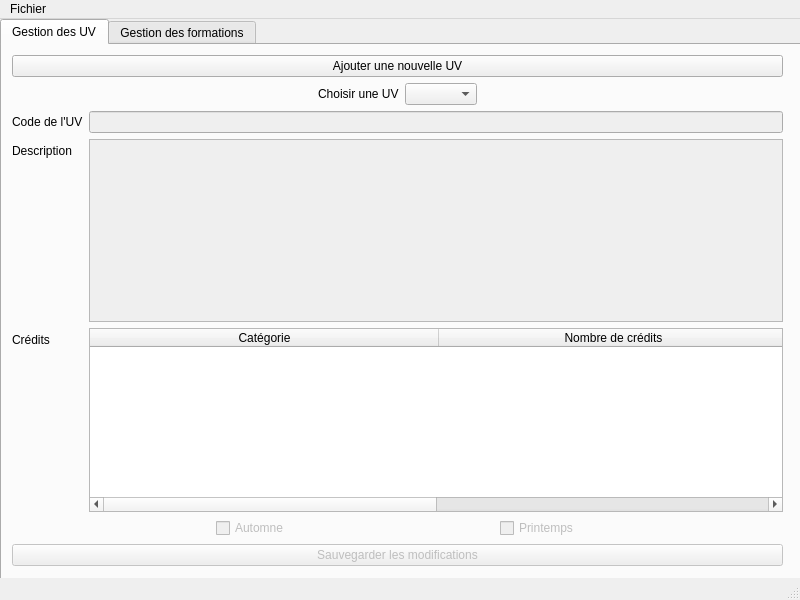
<?xml version="1.0" encoding="UTF-8"?>
<ui version="4.0">
 <class>MainWindow</class>
 <widget class="QMainWindow" name="MainWindow">
  <property name="geometry">
   <rect>
    <x>0</x>
    <y>0</y>
    <width>800</width>
    <height>600</height>
   </rect>
  </property>
  <property name="windowTitle">
   <string>UTProfiler - Par Clément Fichmann et Alexandre Keil</string>
  </property>
  <widget class="QWidget" name="centralwidget">
   <widget class="QTabWidget" name="mainTabWidget">
    <property name="geometry">
     <rect>
      <x>0</x>
      <y>0</y>
      <width>801</width>
      <height>581</height>
     </rect>
    </property>
    <property name="currentIndex">
     <number>0</number>
    </property>
    <widget class="QWidget" name="uvTab">
     <attribute name="title">
      <string>Gestion des UV</string>
     </attribute>
     <widget class="QWidget" name="verticalLayoutWidget">
      <property name="geometry">
       <rect>
        <x>10</x>
        <y>10</y>
        <width>771</width>
        <height>511</height>
       </rect>
      </property>
      <layout class="QVBoxLayout" name="mainLayout">
       <item>
        <widget class="QPushButton" name="btnAjouterUV">
         <property name="text">
          <string>Ajouter une nouvelle UV</string>
         </property>
        </widget>
       </item>
       <item>
        <layout class="QHBoxLayout" name="horizontalLayout">
         <item>
          <spacer name="horizontalSpacer_5">
           <property name="orientation">
            <enum>Qt::Horizontal</enum>
           </property>
           <property name="sizeHint" stdset="0">
            <size>
             <width>40</width>
             <height>20</height>
            </size>
           </property>
          </spacer>
         </item>
         <item>
          <widget class="QLabel" name="lblChoixUV">
           <property name="text">
            <string>Choisir une UV</string>
           </property>
          </widget>
         </item>
         <item>
          <widget class="QComboBox" name="listUV">
           <property name="currentIndex">
            <number>-1</number>
           </property>
          </widget>
         </item>
         <item>
          <spacer name="horizontalSpacer_4">
           <property name="orientation">
            <enum>Qt::Horizontal</enum>
           </property>
           <property name="sizeHint" stdset="0">
            <size>
             <width>40</width>
             <height>20</height>
            </size>
           </property>
          </spacer>
         </item>
        </layout>
       </item>
       <item>
        <layout class="QFormLayout" name="formLayout">
         <property name="fieldGrowthPolicy">
          <enum>QFormLayout::AllNonFixedFieldsGrow</enum>
         </property>
         <item row="0" column="0">
          <widget class="QLabel" name="lblCode">
           <property name="text">
            <string>Code de l'UV</string>
           </property>
          </widget>
         </item>
         <item row="0" column="1">
          <widget class="QLineEdit" name="txtCodeUV">
           <property name="enabled">
            <bool>false</bool>
           </property>
          </widget>
         </item>
         <item row="1" column="0">
          <widget class="QLabel" name="lblDescription">
           <property name="text">
            <string>Description</string>
           </property>
          </widget>
         </item>
         <item row="1" column="1">
          <widget class="QTextEdit" name="txtDescription">
           <property name="enabled">
            <bool>false</bool>
           </property>
          </widget>
         </item>
         <item row="2" column="0">
          <widget class="QLabel" name="lblCredits">
           <property name="text">
            <string>Crédits</string>
           </property>
          </widget>
         </item>
         <item row="2" column="1">
          <widget class="QTableWidget" name="tableCredits">
           <property name="layoutDirection">
            <enum>Qt::LeftToRight</enum>
           </property>
           <property name="wordWrap">
            <bool>true</bool>
           </property>
           <attribute name="horizontalHeaderDefaultSectionSize">
            <number>349</number>
           </attribute>
           <attribute name="horizontalHeaderMinimumSectionSize">
            <number>349</number>
           </attribute>
           <attribute name="horizontalHeaderStretchLastSection">
            <bool>true</bool>
           </attribute>
           <column>
            <property name="text">
             <string>Catégorie</string>
            </property>
           </column>
           <column>
            <property name="text">
             <string>Nombre de crédits</string>
            </property>
           </column>
          </widget>
         </item>
        </layout>
       </item>
       <item>
        <layout class="QHBoxLayout" name="layoutSemestre">
         <item>
          <spacer name="horizontalSpacer">
           <property name="orientation">
            <enum>Qt::Horizontal</enum>
           </property>
           <property name="sizeHint" stdset="0">
            <size>
             <width>40</width>
             <height>20</height>
            </size>
           </property>
          </spacer>
         </item>
         <item>
          <widget class="QCheckBox" name="chkAutomne">
           <property name="enabled">
            <bool>false</bool>
           </property>
           <property name="text">
            <string>Automne</string>
           </property>
          </widget>
         </item>
         <item>
          <spacer name="horizontalSpacer_2">
           <property name="orientation">
            <enum>Qt::Horizontal</enum>
           </property>
           <property name="sizeHint" stdset="0">
            <size>
             <width>40</width>
             <height>20</height>
            </size>
           </property>
          </spacer>
         </item>
         <item>
          <widget class="QCheckBox" name="chkPrintemps">
           <property name="enabled">
            <bool>false</bool>
           </property>
           <property name="text">
            <string>Printemps</string>
           </property>
          </widget>
         </item>
         <item>
          <spacer name="horizontalSpacer_3">
           <property name="orientation">
            <enum>Qt::Horizontal</enum>
           </property>
           <property name="sizeHint" stdset="0">
            <size>
             <width>40</width>
             <height>20</height>
            </size>
           </property>
          </spacer>
         </item>
        </layout>
       </item>
       <item>
        <widget class="QPushButton" name="btnSauverUV">
         <property name="enabled">
          <bool>false</bool>
         </property>
         <property name="text">
          <string>Sauvegarder les modifications</string>
         </property>
        </widget>
       </item>
      </layout>
     </widget>
    </widget>
    <widget class="QWidget" name="formationTab">
     <attribute name="title">
      <string>Gestion des formations</string>
     </attribute>
     <widget class="QLabel" name="lblBientot">
      <property name="geometry">
       <rect>
        <x>30</x>
        <y>30</y>
        <width>46</width>
        <height>13</height>
       </rect>
      </property>
      <property name="text">
       <string>A venir...</string>
      </property>
     </widget>
    </widget>
   </widget>
  </widget>
  <widget class="QMenuBar" name="menubar">
   <property name="geometry">
    <rect>
     <x>0</x>
     <y>0</y>
     <width>800</width>
     <height>21</height>
    </rect>
   </property>
   <widget class="QMenu" name="menuFichier">
    <property name="title">
     <string>Fichier</string>
    </property>
    <widget class="QMenu" name="menuOuvrir">
     <property name="title">
      <string>Ouvrir nouveau fichier</string>
     </property>
     <addaction name="actionChoisir_le_fichier_des_UV"/>
     <addaction name="actionCharger_un_nouveau_fichier_formations"/>
     <addaction name="actionDossier_Etudiant"/>
    </widget>
    <addaction name="menuOuvrir"/>
    <addaction name="actionQuitter"/>
   </widget>
   <addaction name="menuFichier"/>
  </widget>
  <widget class="QStatusBar" name="statusbar"/>
  <action name="actionChoisir_le_fichier_des_UV">
   <property name="text">
    <string>UV</string>
   </property>
  </action>
  <action name="actionQuitter">
   <property name="text">
    <string>Quitter</string>
   </property>
  </action>
  <action name="actionCharger_un_nouveau_fichier_formations">
   <property name="text">
    <string>Formations</string>
   </property>
  </action>
  <action name="actionB">
   <property name="text">
    <string>b</string>
   </property>
  </action>
  <action name="actionDossier_Etudiant">
   <property name="text">
    <string>Dossier étudiant</string>
   </property>
  </action>
 </widget>
 <resources/>
 <connections/>
</ui>
